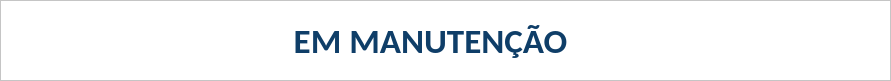
          <widget class="QGroupBox" name="groupBox_12">
           <property name="geometry">
            <rect>
             <x>10</x>
             <y>5990</y>
             <width>891</width>
             <height>81</height>
            </rect>
           </property>
           <property name="font">
            <font>
             <family>Calibri</family>
             <pointsize>11</pointsize>
             <weight>75</weight>
             <bold>true</bold>
            </font>
           </property>
           <property name="styleSheet">
            <string notr="true">background-color: rgb(255, 255, 255);
color: rgb(15, 62, 104);</string>
           </property>
           <property name="title">
            <string>Liquidação</string>
           </property>
           <widget class="QToolButton" name="botaoAlterar_liquidacao">
            <property name="geometry">
             <rect>
              <x>220</x>
              <y>20</y>
              <width>121</width>
              <height>41</height>
             </rect>
            </property>
            <property name="minimumSize">
             <size>
              <width>120</width>
              <height>24</height>
             </size>
            </property>
            <property name="font">
             <font>
              <family>Calibri</family>
              <pointsize>11</pointsize>
             </font>
            </property>
            <property name="mouseTracking">
             <bool>true</bool>
            </property>
            <property name="tabletTracking">
             <bool>true</bool>
            </property>
            <property name="focusPolicy">
             <enum>Qt::ClickFocus</enum>
            </property>
            <property name="styleSheet">
             <string notr="true">QToolButton{
background-color: rgb(255, 255, 255);
color: rgb(15, 62, 104);
border-style:outset;
border-width:2px;
border-radius:7px;
border-color: rgb(15, 62, 104);
}

QToolButton:hover{
	background-color: rgb(243, 243, 243);
}</string>
            </property>
            <property name="text">
             <string>Alterar</string>
            </property>
           </widget>
           <widget class="QToolButton" name="botaoSalvar_liquidacao">
            <property name="geometry">
             <rect>
              <x>490</x>
              <y>20</y>
              <width>121</width>
              <height>41</height>
             </rect>
            </property>
            <property name="minimumSize">
             <size>
              <width>120</width>
              <height>24</height>
             </size>
            </property>
            <property name="font">
             <font>
              <family>Calibri</family>
              <pointsize>11</pointsize>
             </font>
            </property>
            <property name="mouseTracking">
             <bool>true</bool>
            </property>
            <property name="tabletTracking">
             <bool>true</bool>
            </property>
            <property name="focusPolicy">
             <enum>Qt::ClickFocus</enum>
            </property>
            <property name="styleSheet">
             <string notr="true">QToolButton{
background-color: rgb(255, 255, 255);
color: rgb(15, 62, 104);
border-style:outset;
border-width:2px;
border-radius:7px;
border-color: rgb(15, 62, 104);
}

QToolButton:hover{
	background-color: rgb(243, 243, 243);
}</string>
            </property>
            <property name="text">
             <string>Salvar</string>
            </property>
           </widget>
           <widget class="QFrame" name="frame_20">
            <property name="geometry">
             <rect>
              <x>0</x>
              <y>0</y>
              <width>891</width>
              <height>81</height>
             </rect>
            </property>
            <property name="frameShape">
             <enum>QFrame::StyledPanel</enum>
            </property>
            <property name="frameShadow">
             <enum>QFrame::Raised</enum>
            </property>
            <widget class="QLabel" name="label_6">
             <property name="geometry">
              <rect>
               <x>190</x>
               <y>20</y>
               <width>481</width>
               <height>41</height>
              </rect>
             </property>
             <property name="font">
              <font>
               <family>Calibri</family>
               <pointsize>26</pointsize>
               <weight>75</weight>
               <bold>true</bold>
              </font>
             </property>
             <property name="text">
              <string>EM MANUTENÇÃO</string>
             </property>
             <property name="alignment">
              <set>Qt::AlignCenter</set>
             </property>
            </widget>
           </widget>
          </widget>
